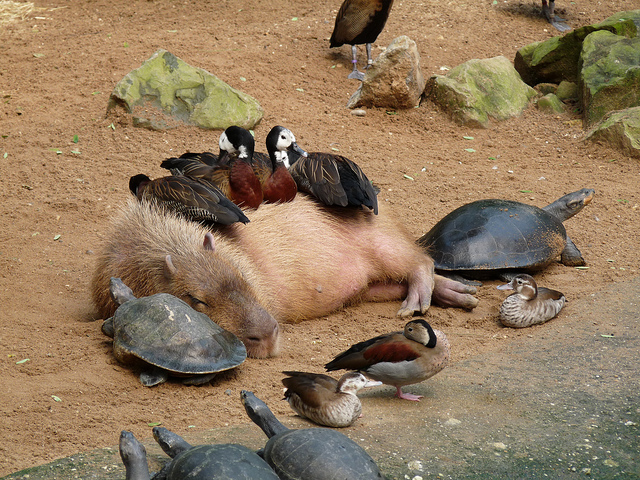
//> input picture chiguiro.jpg, 640 x 480 px
$ ./gpu_convolve_test   (built with g++ and OpenCV 4)
//> lines starting //> are read from the running program, lines starting //| are printed output that depends on the picture
#include <opencv2/core/core.hpp>
#include <opencv2/highgui/highgui.hpp>
#include <opencv2/gpu/gpu.hpp>
#include <string>
#include <cstdlib>
#include <iostream>
#define M_PI           3.14159265358979323846

int main(int argc, char** argv){
    double lambda = 16.0;
    double theta = 0.0;
    std::string filename("chiguiro.jpg");
    int wflags = CV_WINDOW_NORMAL | CV_WINDOW_KEEPRATIO | CV_GUI_EXPANDED;
    if (argc >= 2){
        filename = std::string(argv[1]);
    }
    if (argc >= 3){
        lambda = std::atof(argv[2]);
    }
    if (argc >= 4){
        theta = std::atof(argv[3]);
    }


    cv::Mat image, image_gray, image_f, sin_response, cos_response, temp;

    //load the image
    image = cv::imread(filename.c_str(), CV_LOAD_IMAGE_COLOR);
//> image is the input picture: 480 rows x 640 cols, CV_8UC3; mean B, G, R 94.4, 121.8, 145.2
    cv::cvtColor(image, image_gray, CV_BGR2GRAY);
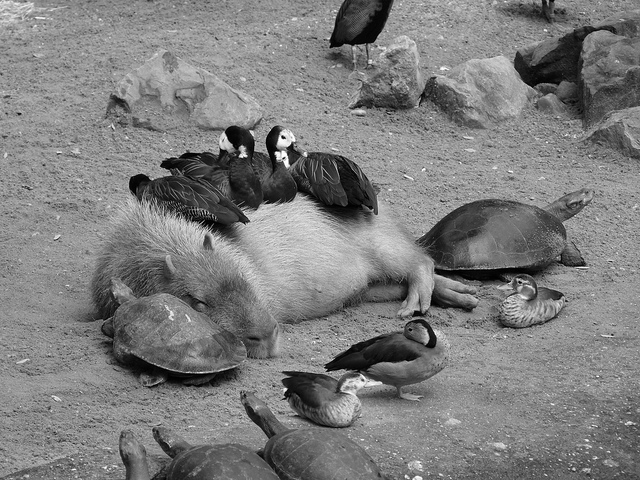
//> image_gray: 480 rows x 640 cols, CV_8UC1; min 0, max 255, mean 125.6
    std::cout<<"Original image size: "<<image.size()<<std::endl;
//| Original image size: [640 x 480]

    // generate gabor kernels
    double sigma = 0.5*lambda;
    cv::Mat sin_gabor = cv::getGaborKernel(cv::Size(), sigma, theta*M_PI/180.0, lambda, 1.0, M_PI/2.0, CV_32F);
    cv::Mat cos_gabor = cv::getGaborKernel(cv::Size(), sigma, theta*M_PI/180.0, lambda, 1.0, 0.0, CV_32F);
    std::cout<<"Kernel size: "<<sin_gabor.size()<<std::endl;

    // get filter responses (CPU)
    image_gray.convertTo(image_f, CV_32F, 1.0/256.0);
    cv::filter2D(image_f,sin_response, -1, sin_gabor, cv::Point(-1,-1));
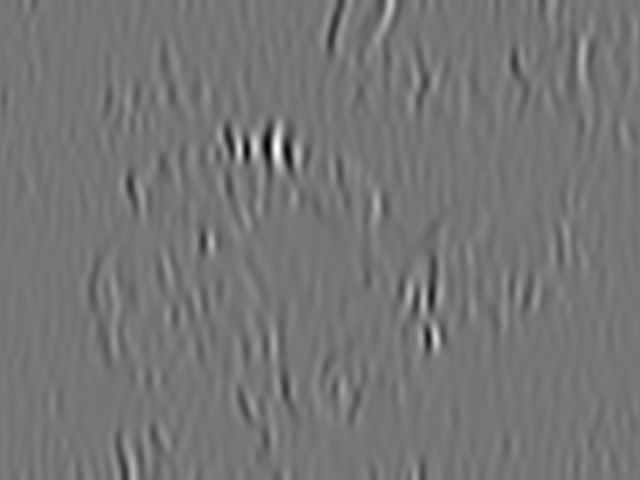
//> sin_response: 480 rows x 640 cols, CV_32FC1; min -40.54, max 47.2, mean 0; drawn with min black and max white
    cv::filter2D(image_f,cos_response, -1, cos_gabor, cv::Point(-1,-1));
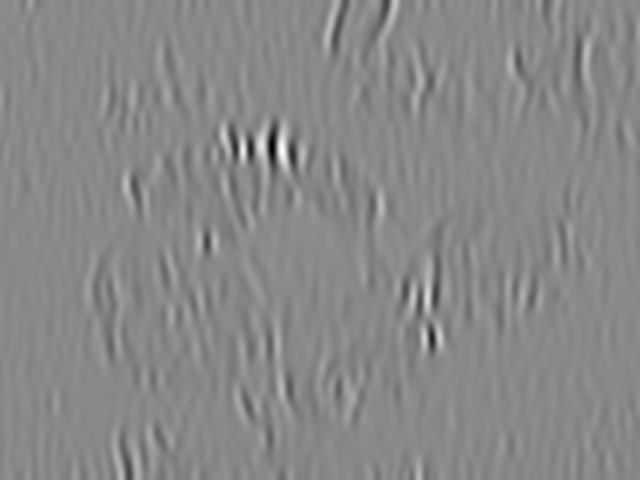
//> cos_response: 480 rows x 640 cols, CV_32FC1; min -45.93, max 42.94, mean 1.6; drawn with min black and max white
    cv::multiply(sin_response, sin_response, sin_response);
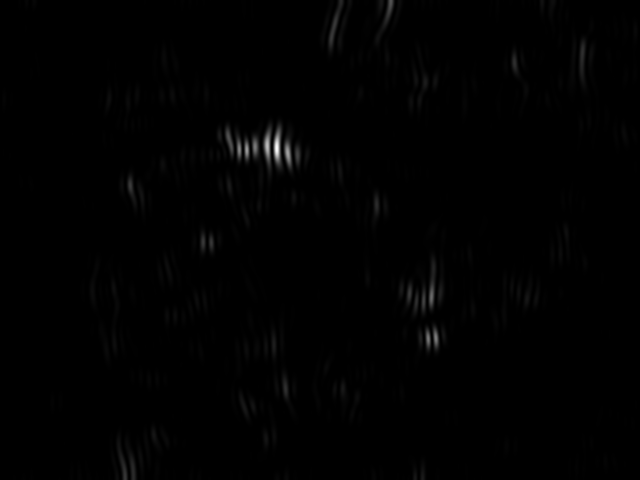
//> sin_response: 480 rows x 640 cols, CV_32FC1; min 0, max 2227.7, mean 13; drawn with min black and max white
    cv::multiply(cos_response, cos_response, cos_response);

    // get filter responses (GPU)
//> (the run ends here: the program needs code that is not available in this run, at `cv::gpu::GpuMat image_d, image_f_d, sin_gabor_d, cos_gabor_d, padded_i..`)
